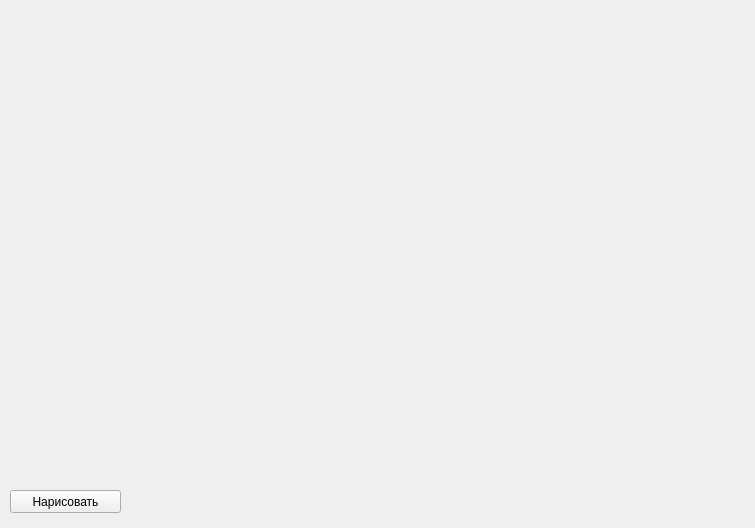
<?xml version="1.0" encoding="UTF-8"?>
<ui version="4.0">
 <class>MyGitWidget</class>
 <widget class="QMainWindow" name="MyGitWidget">
  <property name="geometry">
   <rect>
    <x>0</x>
    <y>0</y>
    <width>755</width>
    <height>528</height>
   </rect>
  </property>
  <property name="windowTitle">
   <string>MainWindow</string>
  </property>
  <widget class="QWidget" name="centralwidget">
   <widget class="QPushButton" name="drawButton">
    <property name="geometry">
     <rect>
      <x>10</x>
      <y>490</y>
      <width>111</width>
      <height>23</height>
     </rect>
    </property>
    <property name="text">
     <string>Нарисовать</string>
    </property>
   </widget>
  </widget>
 </widget>
 <resources/>
 <connections/>
</ui>
